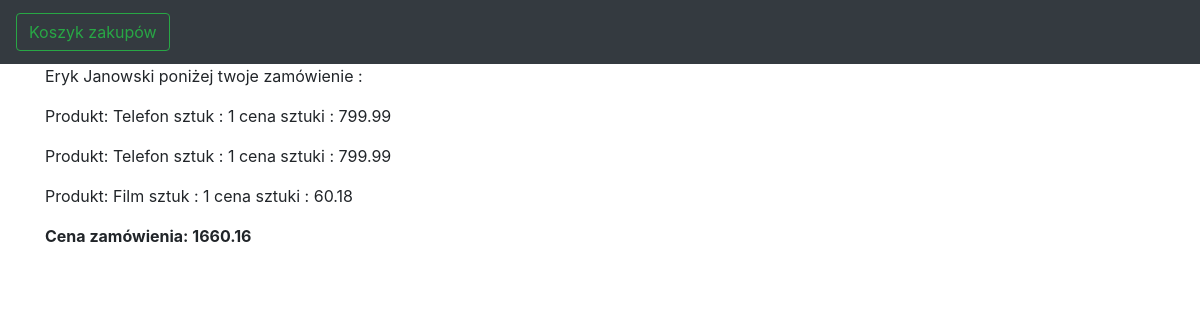
The page /order/9 on the database its author committed.
### sklep/models.py (models this page shows, shortened)
class OrderedProducts(models.Model):
    product = models.ForeignKey(Product, on_delete=models.PROTECT)
    order = models.ForeignKey(Order, on_delete=models.CASCADE)
    amount = models.IntegerField(default=1)

class Order(models.Model):
    def __str__(self):
        return self.first_name +' '+ self.last_name
    def get_total_prices(self):
        total = 0
        order_products = OrderedProducts.objects.filter(order=self)
        for order_product in order_products:
            total += order_product.amount * order_product.product.price
        return round(total,2)
    def get_products(self):
        return OrderedProducts.objects.filter(order=self)
    first_name = models.CharField(max_length=70)
    last_name = models.CharField(max_length=70)
    address = models.CharField(max_length=100)
    delivery = models.CharField(max_length=30)
    products = models.ManyToManyField("Product", through="OrderedProducts")
    discount_code = models.ForeignKey("Discount", on_delete=models.PROTECT, blank=True, null=True)

class Product(models.Model):
    name = models.CharField(max_length=100)
    price = models.FloatField(default = 0)
    description = models.CharField(max_length=500, default='Brak opisu')
    weight = models.FloatField(default=0)
    votes = models.IntegerField(default=0)
    sum = models.IntegerField(default=0)
    rating = models.FloatField(default=0)
    product_image = models.ImageField(upload_to='product_images/', blank=True, null=True)

### sklep/views.py (the view)
# urls.py: path("order/<int:order_id>", views.order_details),
def order_details(request,order_id):
    order = get_object_or_404(Order, pk=order_id)
    if order.discount_code:
        total_price = order.total_price_with_discount()
    else:
        total_price = order.get_total_prices()
    products = order.get_products()
    return render(request,"sklep/order_details.html",
                        {'products':products,
                         'total_price':total_price})

### sklep/templates/sklep/order_details.html
{% extends "base.html" %}
{% block content %}
    {% if products.0.order != None %}
        <p>{{products.0.order }} poniżej twoje zamówienie : </p>
    {% endif %}
    {% for product in products%}
        <p> Produkt: {{ product.product.name }} sztuk : {{ product.amount }} cena sztuki : {{ product.product.price }} </p>
    {% endfor %}
   <b> <p>Cena zamówienia: {{ total_price }}</p></b>
{%endblock%}

### sklep/templates/base.html (shortened to what this page needs)
<!DOCTYPE html>
<html lang="en">
<head>
    <link rel="stylesheet" href="https://stackpath.bootstrapcdn.com/bootstrap/4.3.1/css/bootstrap.min.css">
  </head>
<body>
    <nav class="navbar navbar-dark bg-dark">
        <a class="navbar-brand" href="/cart/"><button type="button" class="btn btn-outline-success">Koszyk zakupów </button></a>
    </nav>
    <div class="container">
        {% block content %}
        {% endblock %}
    </div>
</body>
</html>

### rows shown on the page
OrderedProducts: order.last_name "Eryk Janowski", product.name "Telefon", amount "1", product.price "799.99"
OrderedProducts: product.name "Telefon", amount "1", product.price "799.99"
OrderedProducts: product.name "Film", amount "1", product.price "60.18"

### other values the page prints
{{ total_price }} "1660.16"
